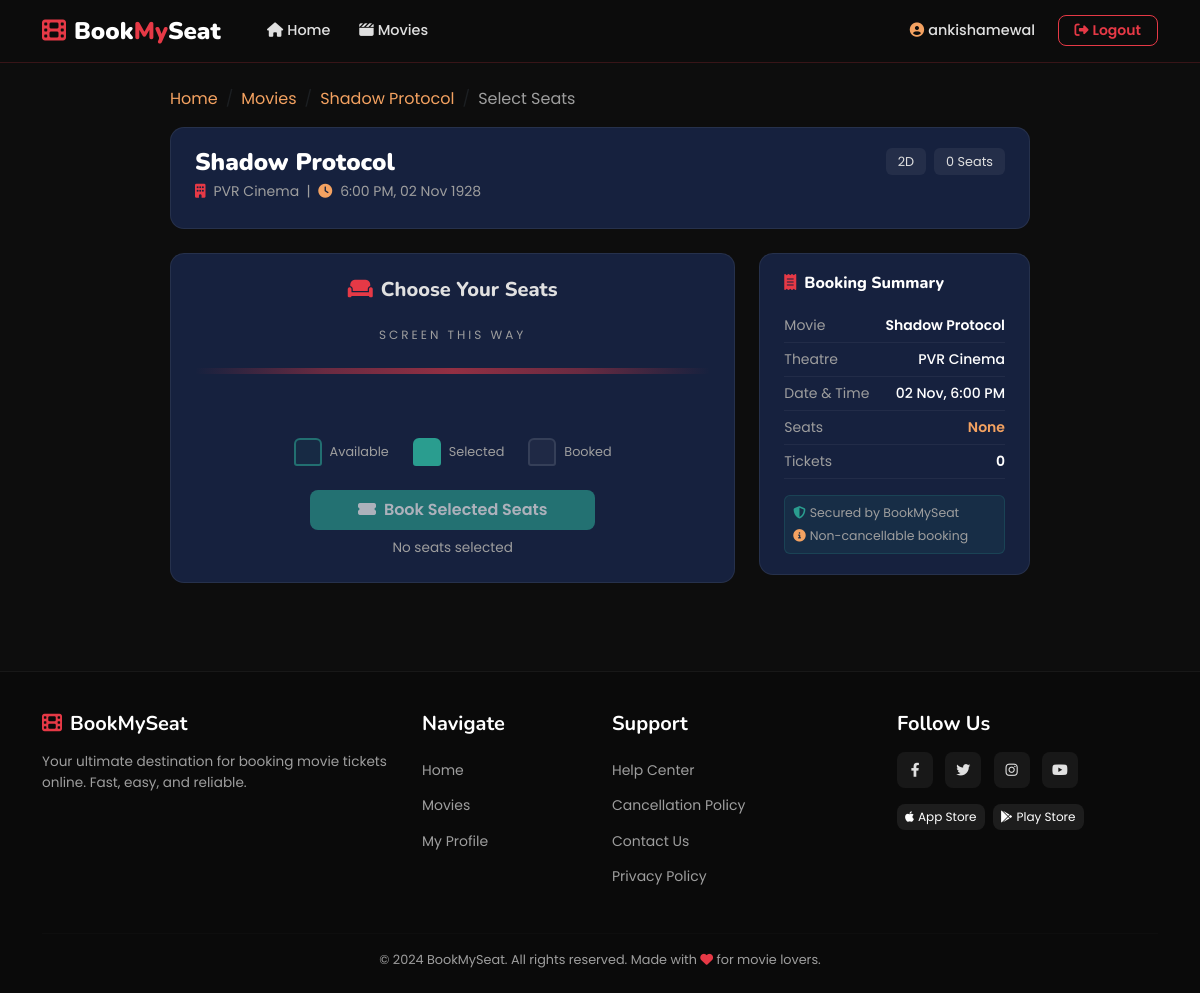
Screenshot of /movies/theater/1/seats/book/ (signed in) with the database file from the repository.
### movies/models.py (models this page shows, shortened)
class Theater(models.Model):
    name = models.CharField(max_length=255)
    movie = models.ForeignKey(Movie, on_delete=models.CASCADE, related_name='theaters')
    time = models.DateTimeField()
    location = models.CharField(max_length=255, blank=True, null=True)
    total_seats = models.PositiveIntegerField(default=50)

class Movie(models.Model):
    name = models.CharField(max_length=255)
    image = models.ImageField(upload_to='movies/')
    rating = models.DecimalField(max_digits=3, decimal_places=1)
    cast = models.TextField()
    description = models.TextField(blank=True, null=True)
    genre = models.CharField(max_length=100, blank=True, null=True)
    language = models.CharField(max_length=50, default='English')
    duration = models.PositiveIntegerField(help_text='Duration in minutes', default=120)
    release_date = models.DateField(blank=True, null=True)

### movies/views.py (the view, shortened to what this page needs)
# urls.py: path('theater/<int:theater_id>/seats/book/', views.book_seats, name='book_seats'),
@login_required(login_url='/login/')
def book_seats(request, theater_id):
    theater = get_object_or_404(Theater, id=theater_id)
    seats = Seat.objects.filter(theater=theater)
    return render(request, 'movies/seat_selection.html', {'theater': theater, 'seats': seats})

### templates/movies/seat_selection.html (shortened to what this page needs)
{% extends "users/basic.html" %}
{% block content %}
<div class="container py-4">
  <div class="seat-page-wrap">
    <nav aria-label="breadcrumb" class="mb-3">
      <ol class="breadcrumb" style="background:transparent;padding:0;">
        <li class="breadcrumb-item"><a href="/" style="color:var(--accent);text-decoration:none;">Home</a></li>
        <li class="breadcrumb-item"><a href="/movies/" style="color:var(--accent);text-decoration:none;">Movies</a></li>
        <li class="breadcrumb-item"><a href="{% url 'theater_list' theater.movie.id %}" style="color:var(--accent);text-decoration:none;">{{ theater.movie.name }}</a></li>
        <li class="breadcrumb-item active" style="color:var(--text-muted);">Select Seats</li>
      </ol>
    </nav>
    <div class="show-info-card">
      <div class="d-flex justify-content-between align-items-start flex-wrap gap-3">
        <div>
          <h4 style="font-family:'Nunito',sans-serif;font-weight:900;color:#fff;margin-bottom:4px;">{{ theater.movie.name }}</h4>
          <p style="color:var(--text-muted);margin-bottom:6px;font-size:0.875rem;">
            <i class="fas fa-building me-2" style="color:var(--red)"></i>{{ theater.name }}
            &nbsp;|&nbsp;
            <i class="fas fa-clock me-2" style="color:var(--accent)"></i>{{ theater.time|date:"g:i A, d M Y" }}
          </p>
        </div>
        <div class="d-flex gap-2">
          <span style="background:rgba(255,255,255,0.06);color:var(--text-light);border-radius:6px;padding:4px 12px;font-size:0.8rem;">2D</span>
          <span style="background:rgba(255,255,255,0.06);color:var(--text-light);border-radius:6px;padding:4px 12px;font-size:0.8rem;">{{ seats|length }} Seats</span>
        </div>
      </div>
    </div>
    <div class="row g-4">
      <div class="col-lg-8">
        <div style="background:var(--card-bg);border-radius:14px;border:1px solid rgba(255,255,255,0.07);padding:1.5rem;">
          <h5 class="text-center mb-4" style="font-family:'Nunito',sans-serif;font-weight:800;">
            <i class="fas fa-couch me-2" style="color:var(--red)"></i>Choose Your Seats
          </h5>
          <div class="screen-label">SCREEN THIS WAY</div>
          <div class="screen-bar"></div>
          <form method="POST" id="seatForm">
            <div class="d-flex justify-content-center gap-4 mb-4 flex-wrap">
              <div class="d-flex align-items-center gap-2">
                <div class="legend-dot legend-available"></div>
                <span style="font-size:0.8rem;color:var(--text-muted);">Available</span>
              </div>
              <div class="d-flex align-items-center gap-2">
                <div class="legend-dot legend-selected"></div>
                <span style="font-size:0.8rem;color:var(--text-muted);">Selected</span>
              </div>
              <div class="d-flex align-items-center gap-2">
                <div class="legend-dot legend-booked"></div>
                <span style="font-size:0.8rem;color:var(--text-muted);">Booked</span>
              </div>
            </div>
            <div class="text-center">
              <button type="submit" class="btn btn-success px-5 py-2 fs-6" id="bookBtn" disabled>
                <i class="fas fa-ticket-alt me-2"></i>Book Selected Seats
              </button>
              <div id="selectedCount" class="mt-2" style="color:var(--text-muted);font-size:0.85rem;">No seats selected</div>
            </div>
          </form>
        </div>
      </div>
      <div class="col-lg-4">
        <div class="booking-summary">
          <h6 style="font-family:'Nunito',sans-serif;font-weight:800;color:#fff;margin-bottom:1rem;">
            <i class="fas fa-receipt me-2" style="color:var(--red)"></i>Booking Summary
          </h6>
          <div class="summary-item">
            <span style="color:var(--text-muted);">Movie</span>
            <span style="color:#fff;font-weight:600;text-align:right;max-width:55%;">{{ theater.movie.name }}</span>
          </div>
          <div class="summary-item">
            <span style="color:var(--text-muted);">Theatre</span>
            <span style="color:#fff;font-weight:500;text-align:right;max-width:55%;">{{ theater.name }}</span>
          </div>
          <div class="summary-item">
            <span style="color:var(--text-muted);">Date & Time</span>
            <span style="color:#fff;font-weight:500;">{{ theater.time|date:"d M, g:i A" }}</span>
          </div>
          <div class="summary-item">
            <span style="color:var(--text-muted);">Seats</span>
            <span id="summarySeats" style="color:var(--accent);font-weight:600;">None</span>
          </div>
          <div class="summary-item">
            <span style="color:var(--text-muted);">Tickets</span>
            <span id="summaryCount" style="color:#fff;font-weight:600;">0</span>
          </div>
          <div class="mt-3 p-2 rounded" style="background:rgba(42,157,143,0.1);border:1px solid rgba(42,157,143,0.2);">
            <div style="font-size:0.78rem;color:var(--text-muted);">
              <i class="fas fa-shield-halved me-1" style="color:var(--success)"></i>Secured by BookMySeat
            </div>
            <div style="font-size:0.78rem;color:var(--text-muted);margin-top:4px;">
              <i class="fas fa-circle-info me-1" style="color:var(--accent)"></i>Non-cancellable booking
            </div>
          </div>
        </div>
      </div>
    </div>
  </div>
</div>
{% endblock %}

### templates/users/basic.html (shortened to what this page needs)
<!DOCTYPE html>
<html lang="en">
<head>
  <link rel="stylesheet" href="https://cdnjs.cloudflare.com/ajax/libs/font-awesome/6.4.0/css/all.min.css"/>
  <link rel="stylesheet" href="https://cdn.jsdelivr.net/npm/bootstrap@5.3.0/dist/css/bootstrap.min.css"/>
</head>
<body>
<nav class="navbar navbar-expand-lg">
  <div class="container">
    <a class="navbar-brand" href="/">
      <i class="fas fa-film me-2" style="color:var(--red)"></i>Book<span class="brand-my">My</span>Seat
    </a>
    <div class="collapse navbar-collapse" id="navMain">
      <ul class="navbar-nav me-auto ms-3">
        <li class="nav-item"><a class="nav-link" href="/"><i class="fas fa-home me-1"></i>Home</a></li>
        <li class="nav-item"><a class="nav-link" href="/movies/"><i class="fas fa-clapperboard me-1"></i>Movies</a></li>
      </ul>
      <ul class="navbar-nav ms-auto align-items-center gap-2">
        {% if user.is_authenticated %}
          <li class="nav-item">
            <a class="nav-link" href="{% url 'profile' %}">
              <i class="fas fa-circle-user me-1" style="color:var(--accent)"></i>{{ user.username }}
            </a>
          </li>
          <li class="nav-item">
            <form method="POST" action="{% url 'logout' %}" class="d-inline">
              <button type="submit" class="btn btn-sm btn-outline-danger px-3">
                <i class="fas fa-right-from-bracket me-1"></i>Logout
              </button>
            </form>
          </li>
        {% else %}
          <li class="nav-item"><a class="nav-link" href="{% url 'login' %}">Login</a></li>
          <li class="nav-item"><a class="nav-link btn-nav-reg" href="{% url 'register' %}">Register</a></li>
        {% endif %}
      </ul>
    </div>
  </div>
</nav>
<div class="main-content">
  {% block content %}{% endblock %}
</div>
<footer class="site-footer">
  <div class="container">
    <div class="row">
      <div class="col-md-4 mb-4 mb-md-0">
        <h5><i class="fas fa-film me-2" style="color:var(--red)"></i>BookMySeat</h5>
        <p style="font-size:0.85rem;">Your ultimate destination for booking movie tickets online. Fast, easy, and reliable.</p>
      </div>
      <div class="col-md-2 mb-4 mb-md-0">
        <h5>Navigate</h5>
        <ul class="list-unstyled" style="line-height:2.2">
          <li><a href="/">Home</a></li>
          <li><a href="/movies/">Movies</a></li>
          {% if user.is_authenticated %}
          <li><a href="{% url 'profile' %}">My Profile</a></li>
          {% else %}
          <li><a href="{% url 'login' %}">Login</a></li>
          {% endif %}
        </ul>
      </div>
      <div class="col-md-3 mb-4 mb-md-0">
        <h5>Support</h5>
        <ul class="list-unstyled" style="line-height:2.2">
          <li><a href="#">Help Center</a></li>
          <li><a href="#">Cancellation Policy</a></li>
          <li><a href="#">Contact Us</a></li>
          <li><a href="#">Privacy Policy</a></li>
        </ul>
      </div>
      <div class="col-md-3">
        <h5>Follow Us</h5>
        <div class="mt-2 mb-3">
          <a href="#" class="social-link"><i class="fab fa-facebook-f"></i></a>
          <a href="#" class="social-link"><i class="fab fa-twitter"></i></a>
          <a href="#" class="social-link"><i class="fab fa-instagram"></i></a>
          <a href="#" class="social-link"><i class="fab fa-youtube"></i></a>
        </div>
        <div class="d-flex gap-2 flex-wrap">
          <a href="#" class="btn btn-sm" style="background:rgba(255,255,255,0.08);color:#fff;border-radius:8px;font-size:0.75rem;border:none;">
            <i class="fab fa-apple me-1"></i>App Store
          </a>
          <a href="#" class="btn btn-sm" style="background:rgba(255,255,255,0.08);color:#fff;border-radius:8px;font-size:0.75rem;border:none;">
            <i class="fab fa-google-play me-1"></i>Play Store
          </a>
        </div>
      </div>
    </div>
    <hr style="border-color:rgba(255,255,255,0.06);margin-top:1.5rem;">
    <p class="text-center mb-0" style="font-size:0.8rem;">&copy; 2024 BookMySeat. All rights reserved. Made with <i class="fas fa-heart" style="color:var(--red)"></i> for movie lovers.</p>
  </div>
</footer>
</body>
</html>

### templates/users/basic.html (style rules this page uses)
:root { --red: #e63946; --dark: #0d0d0d; --card-bg: #16213e; --accent: #f4a261; --text-light: #e0e0e0; --text-muted: #9e9e9e; --success: #2a9d8f; }
* { margin:0; padding:0; box-sizing:border-box; }
body { font-family:'Poppins',sans-serif; background:var(--dark); color:var(--text-light); min-height:100vh; }
.navbar { background:rgba(13,13,13,0.98) !important; backdrop-filter:blur(12px); border-bottom:1px solid rgba(230,57,70,0.2); position:sticky; top:0; z-index:1000; }
.navbar-brand { font-family:'Nunito',sans-serif; font-weight:900; font-size:1.5rem; color:#fff !important; }
.navbar-brand .brand-my { color:var(--red); }
.nav-link { color:var(--text-light) !important; font-weight:500; font-size:0.9rem; padding:0.4rem 0.9rem !important; border-radius:6px; transition:all 0.2s; }
.btn-success { background:var(--success) !important; border:none !important; border-radius:8px; font-weight:600; }
.btn-outline-danger { color:var(--red) !important; border-color:var(--red) !important; border-radius:8px; font-weight:600; }
.site-footer { background:#0a0a0a; border-top:1px solid rgba(255,255,255,0.06); padding:2.5rem 0 1.5rem; margin-top:4rem; color:var(--text-muted); }
.site-footer h5 { color:#fff; font-weight:700; margin-bottom:1rem; font-family:'Nunito',sans-serif; }
.site-footer a { color:var(--text-muted); text-decoration:none; transition:color 0.2s; font-size:0.875rem; }
.social-link { display:inline-flex; align-items:center; justify-content:center; width:36px; height:36px; border-radius:8px; background:rgba(255,255,255,0.06); color:var(--text-light) !important; margin-right:8px; transition:all 0.2s; }

### templates/movies/seat_selection.html (style rules this page uses)
.seat-page-wrap { max-width:860px; margin:0 auto; }
.show-info-card { background:var(--card-bg); border-radius:14px; border:1px solid rgba(255,255,255,0.07); padding:1.25rem 1.5rem; margin-bottom:1.5rem; }
.screen-bar { background:linear-gradient(90deg,transparent,rgba(230,57,70,0.4),rgba(230,57,70,0.6),rgba(230,57,70,0.4),transparent); height:6px; border-radius:3px; margin-bottom:2rem; }
.screen-label { text-align:center; color:var(--text-muted); font-size:0.75rem; letter-spacing:3px; text-transform:uppercase; margin-bottom:1.5rem; }
.legend-dot { width:28px; height:28px; border-radius:6px 6px 3px 3px; display:inline-block; }
.legend-available { background:rgba(42,157,143,0.08); border:2px solid rgba(42,157,143,0.6); }
.legend-selected { background:var(--success); border:2px solid var(--success); }
.legend-booked { background:rgba(255,255,255,0.04); border:2px solid rgba(255,255,255,0.1); }
.booking-summary { background:var(--card-bg); border-radius:14px; border:1px solid rgba(255,255,255,0.07); padding:1.25rem 1.5rem; position:sticky; top:80px; }
.summary-item { display:flex; justify-content:space-between; padding:6px 0; border-bottom:1px solid rgba(255,255,255,0.05); font-size:0.875rem; }

### rows the page displays
Theater: movie.name "Shadow Protocol", name "PVR Cinema", time "6:00 PM, 02 Nov 1928", time "02 Nov, 6:00 PM"

### other values shown
{{ user.username }} "ankishamewal"
{{ seats|length }} "0"
